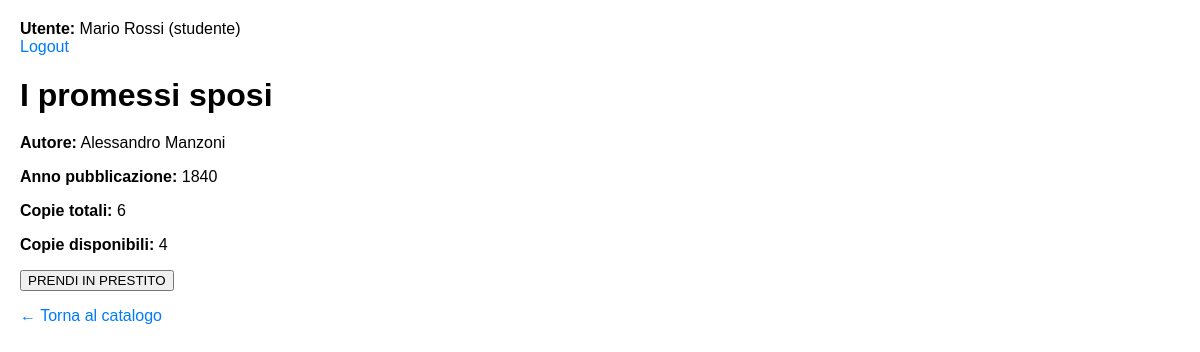
Page /src/libro.php?id=5 (signed in) on the committed database.
### tables this page shows
CREATE TABLE libri (
id_libro INT AUTO_INCREMENT PRIMARY KEY,
titolo VARCHAR(100) NOT NULL,
autore VARCHAR(100) NOT NULL,
anno_pubblicazione INT,
copie_totali INT NOT NULL,
copie_disponibili INT NOT NULL
);

### src/libro.php (the view, shortened to what this page needs)
<?php
    require_once 'config.php';
    $id_libro = $_GET['id'] ?? null;
    $sql = "SELECT * FROM libri WHERE id_libro = ?";
    $stmt = mysqli_prepare($conn, $sql);
    mysqli_stmt_bind_param($stmt, 'i', $id_libro);
    mysqli_stmt_execute($stmt);
    $result = mysqli_stmt_get_result($stmt);
    $libro = mysqli_fetch_assoc($result);
    $MAX_PRESTITI = 3;
    $prestiti_attivi = 0;
    if($_SESSION['user_ruolo'] === 'studente') {
        $sql = "SELECT COUNT(*) AS count FROM prestiti WHERE id_utente = ? AND data_fine IS NULL";
        $stmt = mysqli_prepare($conn, $sql);
        mysqli_stmt_bind_param($stmt, 'i', $_SESSION['user_id']);
        mysqli_stmt_execute($stmt);
        $result = mysqli_stmt_get_result($stmt);
        $row = mysqli_fetch_assoc($result);
        $prestiti_attivi=(int)$row['count'];
    }
?>
<!DOCTYPE html>
    <html lang="it">
    <head>
    </head>
    <body>
    <div>
        <div>
            <strong>Utente:</strong> <?php echo htmlspecialchars($_SESSION['user_nome'] . ' ' . $_SESSION['user_cognome']); ?>
            (<?php echo htmlspecialchars($_SESSION['user_ruolo']); ?>)
        </div>
        <div>
            <a href="logout.php">Logout</a>
        </div>
    </div>
    <div>
        <h1><?php echo htmlspecialchars($libro['titolo']); ?></h1>
        <p><strong>Autore:</strong> <?php echo htmlspecialchars($libro['autore']); ?></p>
        <p><strong>Anno pubblicazione:</strong> <?php echo htmlspecialchars($libro['anno_pubblicazione']); ?></p>
        <p><strong>Copie totali:</strong> <?php echo (int)$libro['copie_totali']; ?></p>
        <p><strong>Copie disponibili:</strong> <?php echo (int)$libro['copie_disponibili']; ?></p>
        <?php if ($_SESSION['user_ruolo'] === 'studente' && $libro['copie_disponibili'] > 0 && $prestiti_attivi < $MAX_PRESTITI): ?>
            <form method="post" action="presta_libro.php">
                <button type="submit" class="presta">PRENDI IN PRESTITO</button>
            </form>
        <?php elseif ($_SESSION['user_ruolo'] === 'studente'): ?>
            <div>
                Non disponibile al prestito o limite prestiti raggiunto (<?php echo $prestiti_attivi; ?>/<?php echo $MAX_PRESTITI; ?>).
            </div>
        <?php endif; ?>
    </div>
    <p><a href="libri.php">← Torna al catalogo</a></p>
</body>
</html>

### src/libro.php (style rules this page uses)
body { font-family: Arial, sans-serif; margin: 20px; }
h1 { margin-bottom: 20px; }
a { color: #007bff; text-decoration: none; }

### rows in the picture
libri: titolo "I promessi sposi", autore "Alessandro Manzoni", anno_pubblicazione "1840", copie_totali "6", copie_disponibili "4"

### other values in the picture
$_SESSION['user_nome'] . ' ' . $_SESSION['user_cognome'] "Mario Rossi"
$_SESSION['user_ruolo'] "studente"
